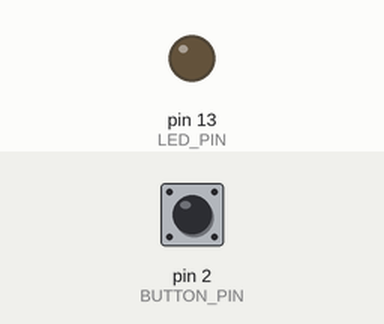
This sketch was run on a simulated Arduino Uno, built with avr-gcc and run on an emulated ATmega328P. Shown: output pins drawn as LEDs (lit = HIGH). The test bench sets the inputs (shaded band); at power-on: pin 2 (BUTTON_PIN) HIGH.

Above: at 1.2 s.
1.3 s: pin 2 (BUTTON_PIN) pulled LOW for 0.15 s
At 1.37 s:
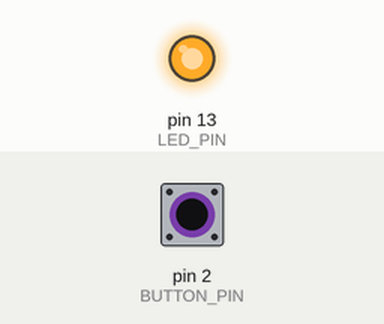
2.9 s: pin 2 (BUTTON_PIN) pulled LOW for 3.2 s
At 6.6 s:
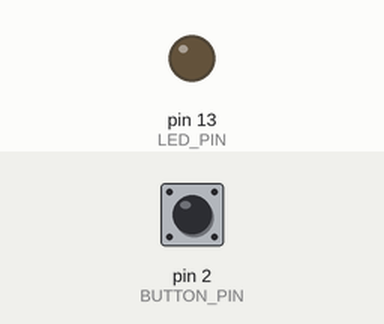
Timing chart, 0 to 8.1 s (numbered marks = the images above; inputs shaded):
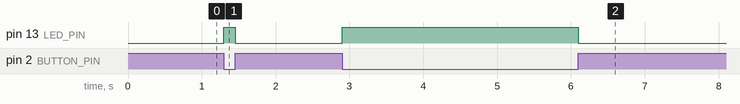

Measured:
- after the input at 1.3 s, pin 13 (LED_PIN): LOW → HIGH at once, → LOW 0.15 s later
- after the input at 2.9 s, pin 13 (LED_PIN): LOW → HIGH at once, → LOW 3.2 s later

The sketch:

02_button_pullup.ino
```cpp
/*
  02 - Button with INPUT_PULLUP
  Same result as sketch 01, but with one less part: the Arduino has a
  built-in pull-up resistor you can turn on in code.

  Wiring (see schematic_2_button_pullup.png in this folder):
    Pin 2 -> button -> GND
    Pin 13 -> 220 ohm resistor -> LED long leg (+), LED short leg (-) -> GND

  The catch: the logic is INVERTED.
    Button released -> pin 2 reads HIGH
    Button pressed  -> pin 2 reads LOW  (it is connected to GND)
*/

const int BUTTON_PIN = 2;
const int LED_PIN = 13;

void setup() {
  pinMode(BUTTON_PIN, INPUT_PULLUP);  // turn on the internal pull-up resistor
  pinMode(LED_PIN, OUTPUT);
}

void loop() {
  if (digitalRead(BUTTON_PIN) == LOW) {   // LOW means pressed
    digitalWrite(LED_PIN, HIGH);
  } else {
    digitalWrite(LED_PIN, LOW);
  }
}
```
